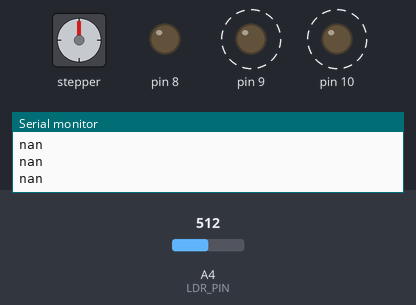
A sketch run on a simulated Arduino Mega 2560, built with avr-gcc and run on an emulated ATmega2560. On the bench: stepper motor, output pins drawn as LEDs (lit = HIGH), the last lines printed to the serial monitor. Dashed ring = blinking. The test bench sets the inputs (shaded band); at power-on: A4 (LDR_PIN) = 512. Stepper angles assume 500 steps per turn.

Above: at 12.55 s.
12.8 s: A4 (LDR_PIN) set to 716
At 13.78 s:
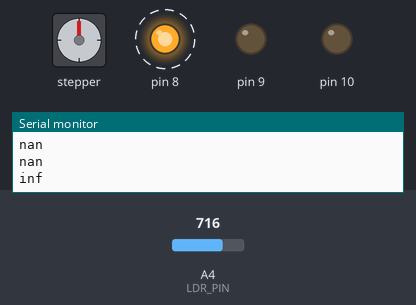
15.8 s: A4 (LDR_PIN) set to 309
18.8 s: A4 (LDR_PIN) set to 294
At 19.9 s:
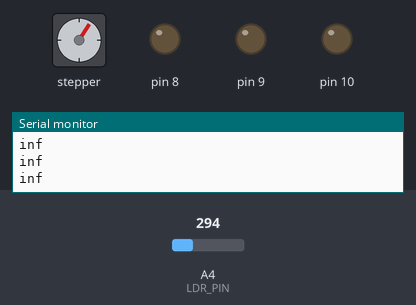
20.4 s: A4 (LDR_PIN) set to 306
At 21.54 s:
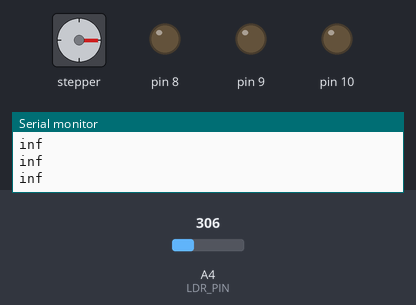
23.4 s: A4 (LDR_PIN) set to 290
At 27.1 s:
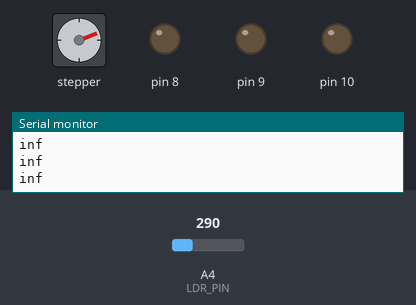
Timing chart, 0 to 27.4 s (numbered marks = the images above; inputs shaded):
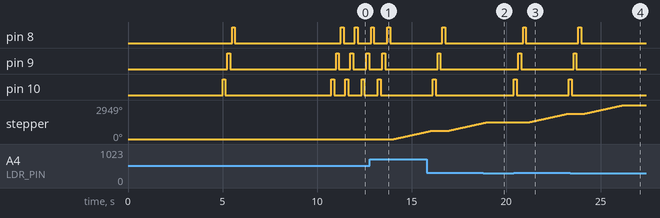

Measured:
- the behaviour switches between 301 and 300 on A4 (LDR_PIN) (found by bisection; images 1 and 2)
- after the input at 12.8 s, pin 8: goes on until 13.9 s, then stays LOW; pin 9: goes on until 13.6 s, then stays LOW; pin 10: goes on until 13.4 s, then stays LOW; stepper: keeps turning clockwise at about 361°/s, starting after 1.3 s
- after the input at 18.8 s, pin 8: stays LOW (without the input it goes to HIGH after 0.75 s); pin 9: stays LOW (without the input it goes to HIGH after 0.50 s); pin 10: stays LOW (without the input it goes to HIGH after 0.25 s); stepper: goes on until 19.0 s, then stays 1474°
- after the input at 20.4 s, pin 8: LOW → HIGH after 0.50 s, → LOW 0.15 s later; pin 9: LOW → HIGH after 0.25 s, → LOW 0.15 s later; pin 10: LOW → HIGH at once, → LOW 0.15 s later, → HIGH 2.8 s later; stepper: keeps turning clockwise at about 358°/s, starting after 0.85 s
- after the input at 23.4 s, pin 8: goes on until 24.0 s, then stays LOW; pin 9: goes on until 23.7 s, then stays LOW; pin 10: goes on until 23.5 s, then stays LOW

The sketch:

color.ino
```cpp
#include <Stepper.h>

#include "ColorDetect.hpp"

const int stepsPerRevolution = 500;
Stepper myStepper(stepsPerRevolution, 4,6,5, 7);

/************ COLOR DETECOT LIB ******************/
int LDR_PIN = A4;

int BLOCK_TRESHOLD = 600;

ColorDetector detector(LDR_PIN, 10, 9, 8);

int BUZZER_PIN = 45;

int detecting_state = 0;

void setup() {
  // put your setup code here, to run once:
  myStepper.setSpeed(60);
  detector.calibrate();
  Serial.begin(9600);
}

void loop() {
  if(analogRead(LDR_PIN) > 300){
    detector.checkColour();
    delay(100);
    Serial.println(detector.getColour());
    int c = detector.getColour();
    if(c == 0){
      myStepper.step(1024);
    }
  }

}
```

ColorDetect.cpp
```cpp
#include <Arduino.h>
#include <LiquidCrystal.h>
#include "ColorDetect.hpp"

#define tolerancia 60

//extern LiquidCrystal lcd;

ColorDetector::ColorDetector(int ldr, int red, int green, int blue){
  this->ldr = ldr;
  this->red = red;
  this->green = green;
  this->blue = blue;

  for(int i = 0; i<3; i++){
    colourArray[i] = 0;
    whiteArray[i] = 0;
    blackArray[i] = 0;
  }

  ledArray[0] = red;
  ledArray[1] = green;
  ledArray[2] = blue;

  redArray[0] = 250;
  redArray[1] = 100;
  redArray[2] = 0;

  greenArray[0] = 30;
  greenArray[1] = 250;
  greenArray[2] = 0;

  blueArray[0] = 0;
  blueArray[1] = 40;
  blueArray[2] = 180;

  yellowArray[0] = 0;//preto
  yellowArray[1] = 0;
  yellowArray[2] = 0;


  ValorLidoR = 0;
  ValorLidoG = 0;
  ValorLidoB = 0;

  pinMode(red, OUTPUT);
  pinMode(green, OUTPUT);
  pinMode(blue, OUTPUT);
}


void ColorDetector::calibrate(){
  //lcd.setCursor(0, 1);
  //lcd.print("Calib. Branco      ");
  //set white balance
   delay(5000);                              //delay for five seconds, this gives us time to get a white sample in front of our sensor
  //scan the white sample.
  //go through each light, get a reading, set the base reading for each colour red, green, and blue to the white array
  for(int i = 0;i<=2;i++){
     digitalWrite(ledArray[i],HIGH);
     delay(100);
     getReading(5);          //number is the number of scans to take for average, this whole function is redundant, one reading works just as well.
     whiteArray[i] = avgRead;
     digitalWrite(ledArray[i],LOW);
     delay(100);
  }
  //done scanning white, now it will pulse blue to tell you that it is time for the black (or grey) sample.
   //set black balance
  //lcd.setCursor(0, 1);
  //lcd.print("Calib. Preto      ");
  delay(5000);              //wait for five seconds so we can position our black sample
  //go ahead and scan, sets the colour values for red, green, and blue when exposed to black
  for(int i = 0;i<=2;i++){
     digitalWrite(ledArray[i],HIGH);
     delay(100);
     getReading(5);
     blackArray[i] = avgRead;
     //blackArray[i] = analogRead(2);
     digitalWrite(ledArray[i],LOW);
     delay(100);
  }
  //lcd.setCursor(0, 1);
  //lcd.print("Calibrado            ");
}

void ColorDetector::checkColour(){
  for(int i = 0;i<=2;i++){
     digitalWrite(ledArray[i],HIGH);  //turn or the LED, red, green or blue depending which iteration
     delay(100);                      //delay to allow CdS to stabalize, they are slow
     getReading(5);                  //take a reading however many times
     colourArray[i] = avgRead;        //set the current colour in the array to the average reading
     float greyDiff = whiteArray[i] - blackArray[i];                    //the highest possible return minus the lowest returns the area for values in between
     colourArray[i] = (colourArray[i] - blackArray[i])/(greyDiff)*255; //the reading returned minus the lowest value divided by the possible range multiplied by 255 will give us a value roughly between 0-255 representing the value for the current reflectivity(for the colour it is exposed to) of what is being scanned
     digitalWrite(ledArray[i],LOW);   //turn off the current LED
     delay(100);
  }
}

void ColorDetector::getReading(int times){
  int reading;
  int tally=0;
  //take the reading however many times was requested and add them up
  for(int i = 0;i < times;i++){
    reading = analogRead(ldr);
    tally = reading + tally;
    delay(10);
  }
  //calculate the average and set it
  avgRead = (tally)/times;
}

//0 Amarelo
//1 Vermelho
//2 Verde
//3 Azul

double ColorDetector::colorDistance(float* color, float* reference){
  double r = color[0] - reference[0];
  double g = color[1] - reference[1];
  double b = color[2] - reference[2];

  return sqrt(r*r+b*b+g*g);
}

int ColorDetector::getColour(){
  Serial.println(colourArray[0]);
  Serial.println(colourArray[1]);
  Serial.println(colourArray[2]);
  double dR = colorDistance(colourArray, redArray);
  double dG = colorDistance(colourArray, greenArray);
  double dB = colorDistance(colourArray, blueArray);
  double dY = colorDistance(colourArray, yellowArray);//preto


  if(dY < dR && dY < dG && dY < dB){
    return 0;
  }else if(dR < dY && dR < dG && dR < dB){
    return 1;
  }else if(dG < dR && dG < dY && dG < dB){
    return 2;
  }else if(dB < dR && dB < dG && dB < dY){
    return 3;
  }

}
```

ColorDetect.hpp
```cpp
#ifndef __COLOR_DETECT_H
#define __COLOR_DETECT_H

class ColorDetector{
private:
  int ldr;
  int red;
  int green;
  int blue;

  int ValorLidoR;
  int ValorLidoG;
  int ValorLidoB;

  int ledArray[3];

  float colourArray[3];
  float whiteArray[3];
  float blackArray[3];
  float redArray[3];
  float blueArray[3];
  float greenArray[3];
  float yellowArray[3];

  //place holder for average
  int avgRead;
public:
  ColorDetector(int ldr, int red, int green, int blue);


  void calibrate();
  void checkColour();
  void getReading(int times);
  double colorDistance(float* color, float* reference);
  int getColour();
};

/*avoid setupDetector();
void readColorValues();
String getColorName();*/

#endif
```
